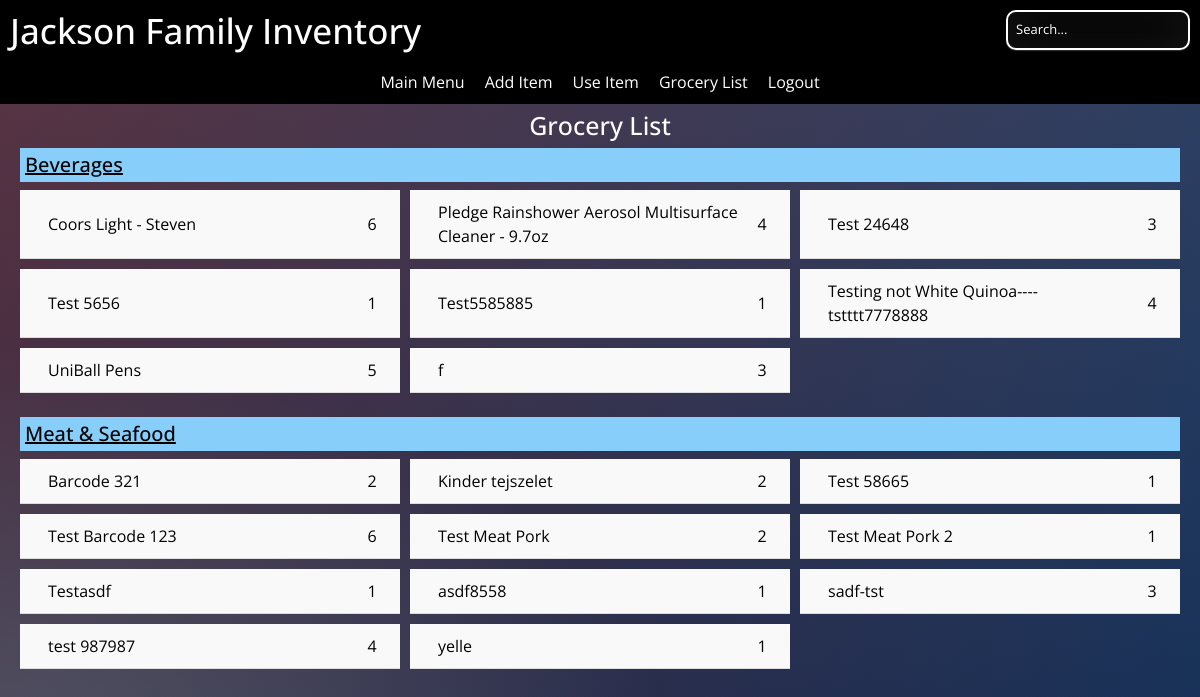
Before: /grocery_list (signed in) with the older database file.
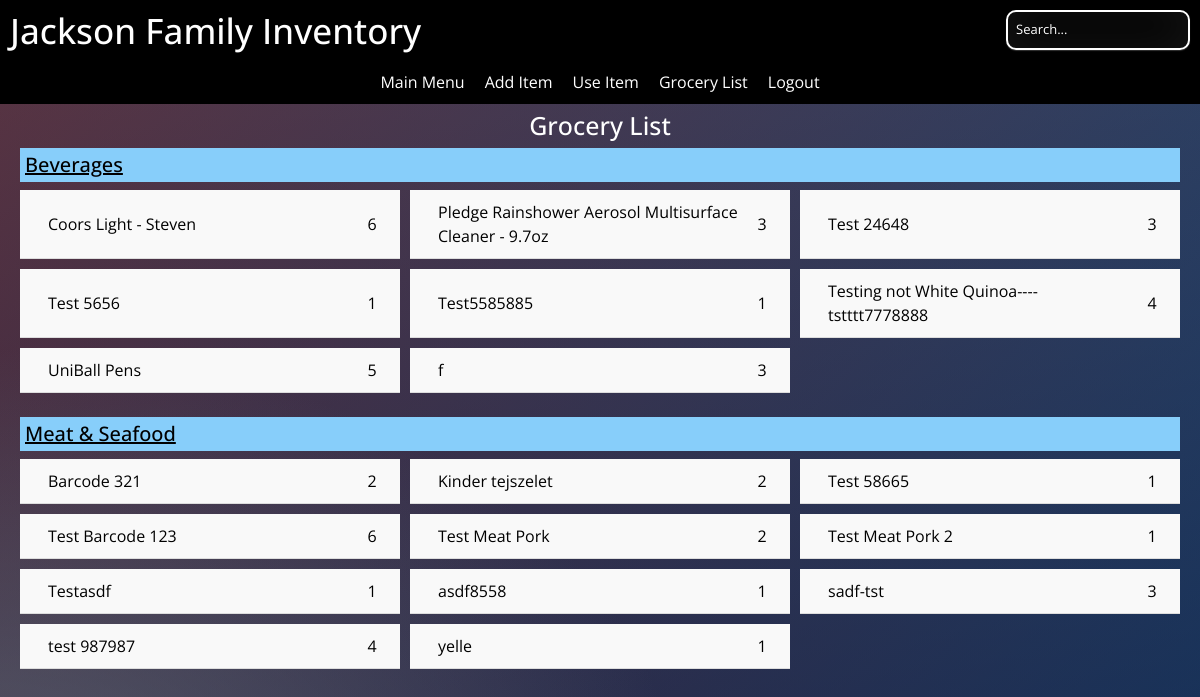
After: the same page with the newer database file.
### JacksonInventory/models.py (models this page shows)
class Item(db.Model):
    id = db.Column(db.Integer(), primary_key=True)
    barcode = db.Column(db.String(length=40), nullable=False, unique=True)
    productname = db.Column(db.String(length=150), nullable=False, unique=True)
    qty = db.Column(db.Integer())
    minqty = db.Column(db.Integer())
    productimage = db.Column(db.String(200))
    category_id = db.Column(db.Integer, db.ForeignKey('category.id'), nullable=False)
    subcategory_id = db.Column(db.Integer, db.ForeignKey('subcategory.id'), nullable=False)

class Category(db.Model):
    id = db.Column(db.Integer, primary_key=True)
    category = db.Column(db.String(75), unique=True)
    items = db.relationship('Item', backref='category', lazy=True)

### JacksonInventory/routes.py (the view)
@app.route('/grocery_list', methods=['GET'])
@login_required
def grocery_list():
    query = text('''
    SELECT c.category, i.productname, i.qty, i.minqty
    FROM item i
    JOIN category c ON i.category_id = c.id
    ORDER BY c.category, i.productname
    ''')
    result = db.session.execute(query)
    groceries = result.fetchall()
    grouped_groceries = {}
    for grocery in groceries:
        category = grocery.category
        productname = grocery.productname
        qty = grocery.qty
        minqty = grocery.minqty
        needed_qty = max(0, minqty - qty)  # Calculate needed qty
        if needed_qty > 0:
            if category in grouped_groceries:
                grouped_groceries[category].append({
                    'productname': productname,
                    'qty': qty,
                    'minqty': minqty,
                    'needed_qty': needed_qty
                })
            else:
                grouped_groceries[category] = [{
                    'productname': productname,
                    'qty': qty,
                    'minqty': minqty,
                    'needed_qty': needed_qty
                }]
    return render_template('grocery_list.html', grouped_groceries=grouped_groceries)

### JacksonInventory/forms.py
class SearchForm(FlaskForm):
    searched = StringField("Searched", validators=[DataRequired()])
    submit = SubmitField("Submit")

### JacksonInventory/models.py (called while the page is built)
@login_manager.user_loader
def load_user(user_id):
    return User.query.get(int(user_id))

### JacksonInventory/routes.py (called while the page is built)
@app.context_processor
def base():
    form = SearchForm()
    return dict(form=form)

### JacksonInventory/templates/grocery_list.html (shortened to what this page needs)
{% extends 'base.html' %}
{% block content %}
<div class="main-content">
    <h2 class="h2">Grocery List</h2>
    {% for category, products in grouped_groceries.items() %}
        <div class="category-section">
            <h3>{{ category }}</h3>
            <ul class="item-list">
                {% for product in products %}
                    <li onclick="toggleCheckbox(this)">
                        <div class="description">{{ product.productname }}</div>
                        <div class="quantity">{{ product.needed_qty }}</div>
                    </li>
                {% endfor %}
            </ul>
        </div>
    {% endfor %}
</div>
{% endblock %}

### JacksonInventory/templates/base.html (shortened to what this page needs)
<!DOCTYPE html>
<html lang="en">
<head>
    <link rel="stylesheet" href="https://stackpath.bootstrapcdn.com/bootstrap/4.5.2/css/bootstrap.min.css">
    <link rel="stylesheet" href="https://cdnjs.cloudflare.com/ajax/libs/font-awesome/5.15.3/css/all.min.css">
</head>
<body>
    {% block header %}
    <header>
        <h1>Jackson Family Inventory</h1>
        <div class="search-bar">
            <form action="{{ url_for('mainmenu_page') }}" method="GET">
                <input type="text" name="search" placeholder="Search..." value="{{ request.args.get('search', '') }}">
            </form>
        </div>
    </header>
    <nav>
        <div class="menu-container">
            {% if current_user.is_authenticated %}
                <a class="menu-item" href="{{ url_for('mainmenu_page') }}">Main Menu</a>
                <a class="menu-item" href="{{ url_for('add_item') }}">Add Item</a>
                <a class="menu-item" href="{{ url_for('use_item') }}">Use Item</a>
                <a class="menu-item" href="{{ url_for('grocery_list') }}">Grocery List</a>
                <a class="menu-item" href="{{ url_for('logout_page') }}">Logout</a>
            {% else %}
                {% if request.endpoint != 'login_page' and request.endpoint != 'register_page' and request.endpoint != 'home_page' %}
                    <a class="menu-item" href="{{ url_for('login_page') }}">Log In</a>
                    <a class="menu-item" href="{{ url_for('register_page') }}">Register</a>
                {% endif %}
            {% endif %}
        </div>
    </nav>
    <div class="main-content">
        {% endblock %}
        {% block content %}{% endblock %}
    </div>
</body>
</html>

### JacksonInventory/templates/base.html (style rules this page uses)
* { -webkit-box-sizing:border-box; -moz-box-sizing:border-box; -ms-box-sizing:border-box; -o-box-sizing:border-box; box-sizing:border-box; }
html { width: 100%; height:100%; overflow:auto; }
body { width: 100%; height:100%; font-family: 'Open Sans', sans-serif; background: #092756; background: -moz-radial-gradient(0% 100%, ellipse cover, rgba(104,128,138,.4) 10%,rgba(138,114,76,0) 40%),-moz-linear-gradient(top, rgba(57,173,219,.25) 0%, rgba(42,60,87,.4) 100%), -moz-linear-gradient(-45deg, #670d10 0%, #092756 100%); background: -webkit-radial-gradient(0% 100%, ellipse cover, rgba(104,128,138,.4) 10%,rgba(138,114,76,0) 40%), -webkit-linear-gradient(top, rgba(57,173,219,.25) 0%,rgba(42,60,87,.4) 100%), -webkit-linear-gradient(-45deg, #670d10 0%,#092756 100%); background: -o-radial-gradient(0% 100%, ellipse cover, rgba(104,128,138,.4) 10%,rgba(138,114,76,0) 40%), -o-linear-gradient(top, rgba(57,173,219,.25) 0%,rgba(42,60,87,.4) 100%), -o-linear-gradient(-45deg, #670d10 0%,#092756 100%); background: -ms-radial-gradient(0% 100%, ellipse cover, rgba(104,128,138,.4) 10%,rgba(138,114,76,0) 40%), -ms-linear-gradient(top, rgba(57,173,219,.25) 0%,rgba(42,60,87,.4) 100%), -ms-linear-gradient(-45deg, #670d10 0%,#092756 100%); background: -webkit-radial-gradient(0% 100%, ellipse cover, rgba(104,128,138,.4) 10%,rgba(138,114,76,0) 40%), linear-gradient(to bottom, rgba(57,173,219,.25) 0%,rgba(42,60,87,.4) 100%), linear-gradient(135deg, #670d10 0%,#092756 100%); filter: progid:DXImageTransform.Microsoft.gradient( startColorstr='#3E1D6D', endColorstr='#092756',GradientType=1 ); padding-top: 50px; margin: 0; }
header { position: fixed; top: 0; left: 0; width: 100%; z-index: 1000; display: flex; justify-content: space-between; align-items: center; padding: 10px; color: white; background-color: #000000; }
header h1 { font-size: 35px; }
nav { position: fixed; top: 60px; left: 0; width: 100%; background-color: #000000; z-index: 999; }
.menu-container { display: flex; flex-direction: row; flex-wrap: wrap; justify-content: center; width: 100%; }
.menu-item { color: white; text-decoration: none; padding: 10px; display: block; }
@media (min-width: 700px) { .menu-container { display: flex; } }
.main-content { margin-top: 35px; padding: 20px; }
input { width: 100%; margin-bottom: 10px; background: rgba(0,0,0,0.3); border: none; outline: none; padding: 10px; font-size: 13px; color: #fff; text-shadow: 1px 1px 1px rgba(0,0,0,0.3); border: 1px solid rgba(0,0,0,0.3); border-radius: 4px; box-shadow: inset 0 -5px 45px rgba(100,100,100,0.2), 0 1px 1px rgba(255,255,255,0.2); -webkit-transition: box-shadow .5s ease; -moz-transition: box-shadow .5s ease; -o-transition: box-shadow .5s ease; -ms-transition: box-shadow .5s ease; transition: box-shadow .5s ease; }
.search-bar input[type="text"] { margin-right: 12px; border: 2px solid white; border-radius: 10px; padding: 8px; background-color: transparent; color: white; width: 100%; box-sizing: border-box; }
.search-bar input[type="text"]::placeholder { color: white; }

### JacksonInventory/templates/grocery_list.html (style rules this page uses)
.main-content { color: black; margin: 15px auto; padding: 10px; max-width: 100%; }
.h2 { font-size: 25px; text-align: center; color: white; padding-top: 10px; }
h3 { text-decoration: underline; background-color: lightskyblue; padding: 5px; }
.item-list { display: grid; grid-template-columns: repeat(1, 1fr); gap: 10px; list-style-type: none; padding: 0; margin: 0; }
.item-list li { display: grid; grid-template-columns: 5% 85% 10%; align-items: center; padding: 10px; border-bottom: 1px solid #ddd; background-color: #f9f9f9; cursor: pointer; }
.description { grid-column: 2 / 3; }
.quantity { grid-column: 3 / 4; text-align: center; }
@media (min-width: 769px) { .item-list { grid-template-columns: repeat(3, 1fr); } }
@media (min-width: 769px) { .h2 { font-size: 25px; } }
@media (min-width: 769px) { .category-section h3 { font-size: 20px; } }
@media (min-width: 769px) { .item-list li { font-size: 16px; } }

Changed rows visible on the page:
changed Item "Pledge Rainshower Aerosol Multisurface Cleaner - 9.7oz": needed_qty "4" → "3"
